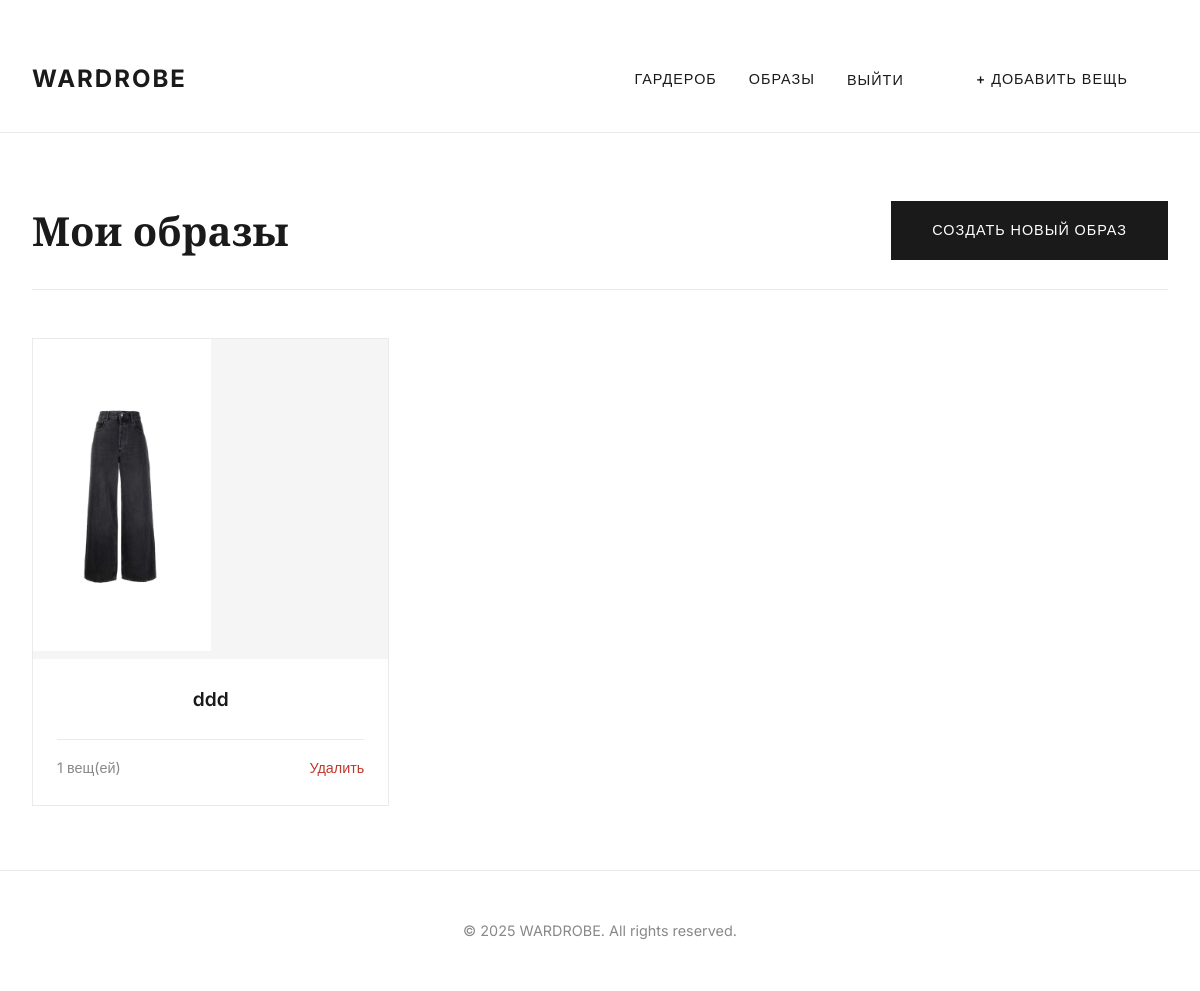
/outfits/ (signed in), run on an earlier commit of the app's database.
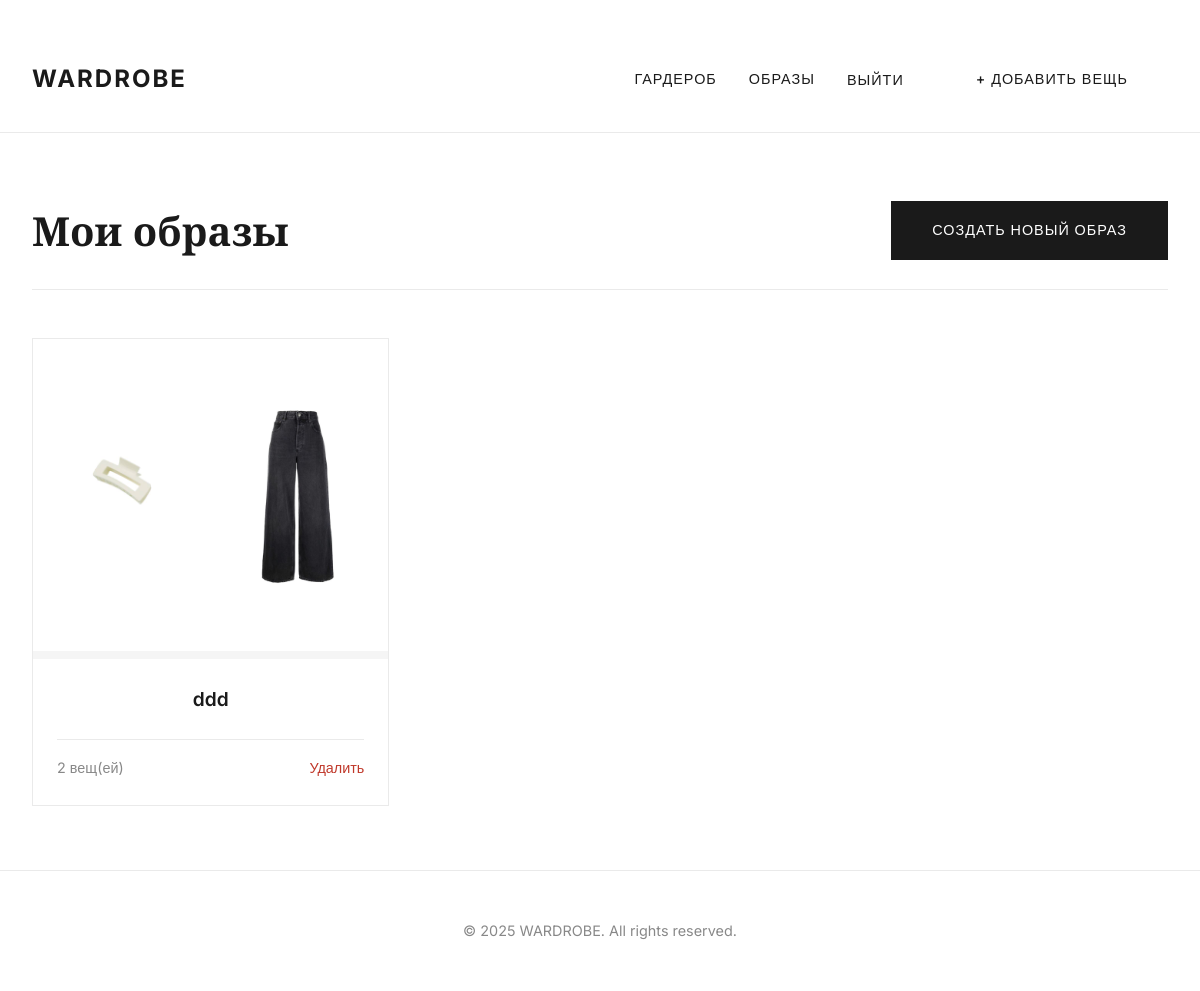
And on a later commit of the database.
### clothes/models.py (models this page shows, shortened)
class Item(models.Model):
    class Season(models.TextChoices):
        ANY = 'ANY', 'Любой сезон'
        SUMMER = 'SUM', 'Лето'
        WINTER = 'WIN', 'Зима'
        DEMI_SEASON = 'DEM', 'Демисезон'
    user = models.ForeignKey(
        settings.AUTH_USER_MODEL,
        on_delete=models.CASCADE,
        related_name='items',
        verbose_name="Владелец"
    )
    name = models.CharField(max_length=200, verbose_name="Название вещи")
    category = models.ForeignKey( # <-- ВОЗВРАЩАЕМ КАТЕГОРИЮ
        Category,
        on_delete=models.PROTECT,
        related_name='items',
        verbose_name="Категория"
    )
    image = models.ImageField(
        upload_to='clothes_images/%Y/%m/%d/',
        verbose_name="Изображение"
    )
    color = models.CharField(max_length=50, blank=True, verbose_name="Цвет")
    season = models.CharField(
        max_length=3,
        choices=Season.choices,
        default=Season.ANY,
        verbose_name="Сезон"
    )
    created_at = models.DateTimeField(auto_now_add=True, verbose_name="Дата добавления")
    class Meta:
        verbose_name = "Вещь"
        verbose_name_plural = "Вещи"
        ordering = ['-created_at']

class Outfit(models.Model):
    user = models.ForeignKey(
        settings.AUTH_USER_MODEL,
        on_delete=models.CASCADE,
        related_name='outfits',
        verbose_name="Владелец"
    )
    name = models.CharField(max_length=200, verbose_name="Название образа")
    items = models.ManyToManyField(
        Item,
        related_name='outfits',
        verbose_name="Вещи в образе"
    )
    description = models.TextField(blank=True, verbose_name="Описание")
    created_at = models.DateTimeField(auto_now_add=True, verbose_name="Дата создания")
    class Meta:
        verbose_name = "Образ"
        verbose_name_plural = "Образы"
        ordering = ['-created_at']

### clothes/views.py (the view)
# urls.py: path('outfits/', views.OutfitListView.as_view(), name='outfit_list'),
class OutfitListView(LoginRequiredMixin, ListView):
    model = Outfit
    template_name = 'clothes/outfit_list.html'
    context_object_name = 'outfits'
    paginate_by = 9
    def get_queryset(self):
        return Outfit.objects.filter(user=self.request.user).prefetch_related('items')

### templates/clothes/outfit_list.html (shortened to what this page needs)
﻿﻿{% extends 'base.html' %}
{% load static %}
{% block content %}
<div class="container">
    <div class="page-header">
        <h2>Мои образы</h2>
        <a href="{% url 'clothes:outfit_create' %}" class="btn">Создать новый образ</a>
    </div>
    {% if outfits %}
    <div class="outfits-grid">
        {% for outfit in outfits %}
        <div class="outfit-card">
            <a href="{% url 'clothes:outfit_detail' outfit.pk %}">
                <div class="outfit-card__images">
                    {% for item in outfit.items.all|slice:":4" %}
                    <img src="{{ item.image.url }}" alt="{{ item.name }}" class="outfit-card__image-item">
                    {% empty %}
                    <div class="outfit-card__image-placeholder"></div>
                    {% endfor %}
                </div>
            </a>
            <div class="outfit-card__body">
                <h3 class="outfit-card__name">{{ outfit.name }}</h3>
                <div class="outfit-card__footer">
                    <span class="outfit-card__item-count">{{ outfit.items.count }} вещ(ей)</span>
                    <a href="{% url 'clothes:outfit_delete' outfit.pk %}" class="card-action-btn">Удалить</a>
                </div>
            </div>
        </div>
        {% endfor %}
    </div>
    {% endif %}
</div>
{% endblock %}

What changed in the data, as far as the page shows it:
computed for Outfit "ddd": items.count "1" → "2"
added Item: image (picture)
